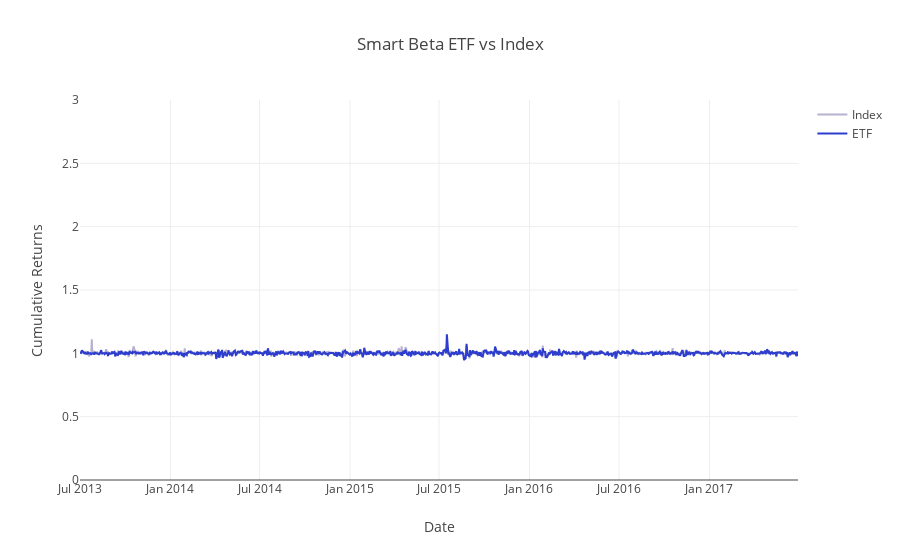

Source (notebook cell):
### Markdown cell above
### View Data
Let's generate the ETF and index cumulative returns using `calculate_cumulative_returns` and compare the two.

### Code cell
index_weighted_cumulative_returns = calculate_cumulative_returns(index_weighted_returns)
etf_weighted_cumulative_returns = calculate_cumulative_returns(etf_weighted_returns)
project_helper.plot_benchmark_returns(index_weighted_cumulative_returns, etf_weighted_cumulative_returns, 'Smart Beta ETF vs Index')

### Figure 1 — Plotly figure (JSON) as saved in the notebook; plotly's stock layout.template omitted (floating-point values rounded to 4 significant figures; data arrays with more than 128 entries replaced by an {"elided": "..."} marker saying what was removed)
{"data": [{"line": {"color": "#B6B2CF"}, "name": "Index", "type": "scatter", "x": {"elided": "1009 str values"}, "y": {"elided": "1009 float values"}}, {"line": {"color": "#2D3ECF"}, "name": "ETF", "type": "scatter", "x": {"elided": "1009 str values"}, "y": {"elided": "1009 float values"}}], "layout": {"title": "Smart Beta ETF vs Index", "xaxis": {"title": "Date"}, "yaxis": {"range": [0, 3], "title": "Cumulative Returns"}}}
